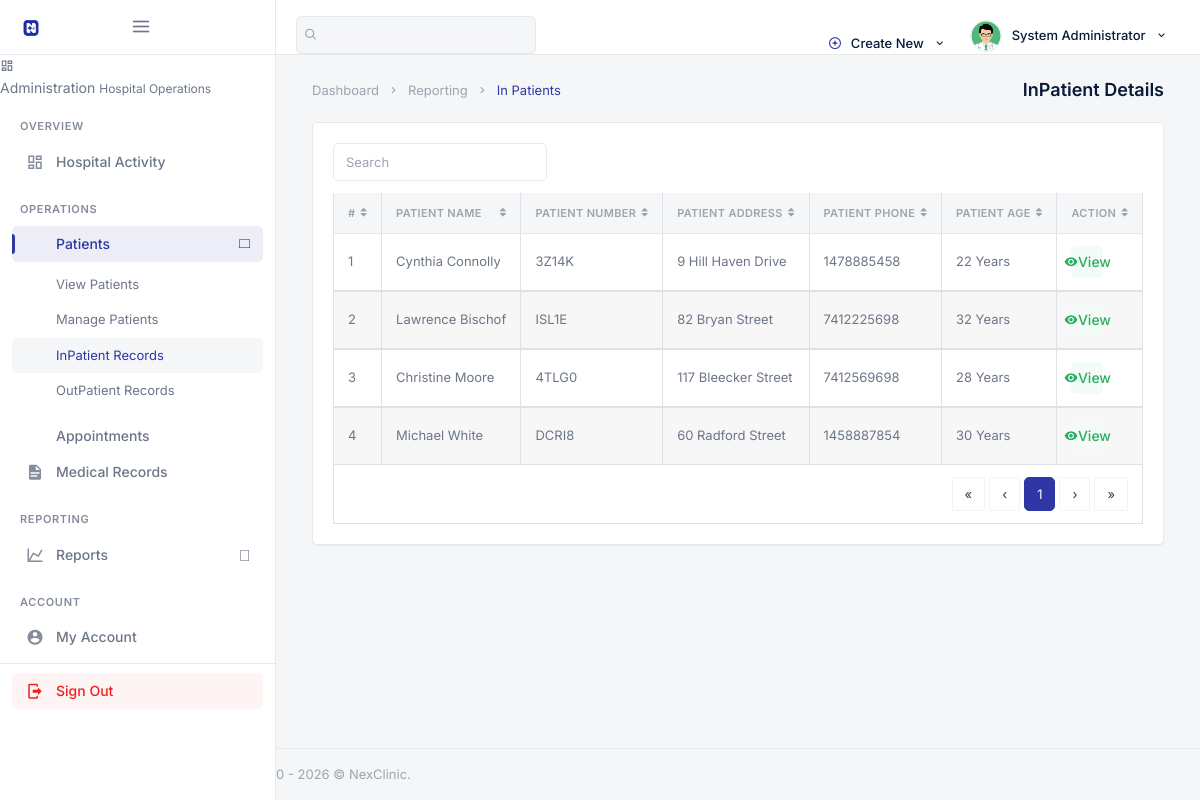
Screenshot of /backend/admin/clinical/his_admin_inpatient_records.php (signed in) with the database file from the repository.
### tables this page shows
CREATE TABLE `his_admin` (
  `ad_id` int(20) NOT NULL,
  `ad_fname` varchar(200) DEFAULT NULL,
  `ad_lname` varchar(200) DEFAULT NULL,
  `ad_email` varchar(200) DEFAULT NULL,
  `ad_pwd` varchar(200) DEFAULT NULL,
  `ad_dpic` varchar(200) DEFAULT NULL
);

CREATE TABLE `his_patients` (
  `pat_id` int(20) NOT NULL,
  `registered_by` int(20) DEFAULT NULL,
  `pat_fname` varchar(200) DEFAULT NULL,
  `pat_lname` varchar(200) DEFAULT NULL,
  `pat_sex` varchar(20) DEFAULT NULL,
  `pat_marital_status` varchar(40) DEFAULT NULL,
  `pat_religion` varchar(80) DEFAULT NULL,
  `pat_reg_hour` time DEFAULT NULL,
  `pat_dob` varchar(200) DEFAULT NULL,
  `pat_age` varchar(200) DEFAULT NULL,
  `pat_number` varchar(200) DEFAULT NULL,
  `efile_uuid` char(36) DEFAULT NULL,
  `pat_addr` varchar(200) DEFAULT NULL,
  `pat_village` varchar(200) DEFAULT NULL,
  `pat_division` varchar(200) DEFAULT NULL,
  `pat_subdivision` varchar(200) DEFAULT NULL,
  `pat_blood_group` varchar(10) DEFAULT NULL,
  `pat_phone` varchar(200) DEFAULT NULL,
  `pat_email` varchar(200) DEFAULT NULL,
  `pat_emergency_name` varchar(200) DEFAULT NULL,
  `pat_emergency_phone` varchar(40) DEFAULT NULL,
  `pat_type` varchar(200) DEFAULT NULL,
  `pat_date_joined` timestamp(6) NOT NULL DEFAULT CURRENT_TIMESTAMP(6) ON UPDATE CURRENT_TIMESTAMP(6),
  `pat_ailment` varchar(200) DEFAULT NULL,
  `pat_discharge_status` varchar(200) DEFAULT NULL
);

### backend/assets/inc/nex_paths.php (called while the page is built, shortened)
<?php
function nex_admin_base() {
    return isset($GLOBALS['nex_admin_base']) ? (string) $GLOBALS['nex_admin_base'] : '';
}
function nex_admin_url($path) {
    $path = ltrim((string) $path, '/');
    return nex_admin_base() . $path;
}

### backend/security.php (called while the page is built, shortened)
<?php
function escape_output($string) {
    return htmlspecialchars((string) $string, ENT_QUOTES, 'UTF-8');
}

### backend/admin/clinical/his_admin_inpatient_records.php (the view, shortened to what this page needs)
<?php
require __DIR__ . '/../_init.php';
?>
<!DOCTYPE html>
<html lang="en">
<?php include __DIR__ . '/../assets/inc/head.php';?>
    <body>
        <div id="wrapper">
                <?php include __DIR__ . '/../assets/inc/nav.php';?>
                <?php include __DIR__ . '/../assets/inc/sidebar.php';?>
            <div class="content-page">
                <div class="content">
                    <div class="container-fluid">
                        <div class="row">
                            <div class="col-12">
                                <div class="page-title-box">
                                    <div class="page-title-right">
                                        <ol class="breadcrumb m-0">
                                            <li class="breadcrumb-item"><a href="javascript: void(0);">Dashboard</a></li>
                                            <li class="breadcrumb-item"><a href="javascript: void(0);">Reporting</a></li>
                                            <li class="breadcrumb-item active">In Patients</li>
                                        </ol>
                                    </div>
                                    <h4 class="page-title">InPatient Details</h4>
                                </div>
                            </div>
                        </div>
                        <div class="row">
                            <div class="col-12">
                                <div class="card-box">
                                    <div class="mb-2">
                                        <div class="row">
                                            <div class="col-12 text-sm-center form-inline" >
                                                <div class="form-group">
                                                    <input id="demo-foo-search" type="text" placeholder="Search" class="form-control form-control-sm" autocomplete="on">
                                                </div>
                                            </div>
                                        </div>
                                    </div>
                                    <div class="table-responsive">
                                        <table id="demo-foo-filtering" class="table table-bordered toggle-circle mb-0" data-page-size="7">
                                            <thead>
                                            <tr>
                                                <th>#</th>
                                                <th data-toggle="true">Patient Name</th>
                                                <th data-hide="phone">Patient Number</th>
                                                <th data-hide="phone">Patient Address</th>
                                                <th data-hide="phone">Patient Phone</th>
                                                <th data-hide="phone">Patient Age</th>
                                                <th data-hide="phone">Action</th>
                                            </tr>
                                            </thead>
                                            <?php
                                                $ret="SELECT * FROM  his_patients WHERE pat_type = 'InPatient' ORDER BY RAND() ";
                                                $stmt= $mysqli->prepare($ret) ;
                                                $stmt->execute() ;
                                                $res=$stmt->get_result();
                                                $cnt=1;
                                                while($row=$res->fetch_object())
                                                {
                                            ?>
                                                <tbody>
                                                <tr>
                                                    <td><?php echo $cnt;?></td>
                                                    <td><?php echo escape_output($row->pat_fname);?> <?php echo escape_output($row->pat_lname);?></td>
                                                    <td><?php echo escape_output($row->pat_number);?></td>
                                                    <td><?php echo escape_output($row->pat_addr);?></td>
                                                    <td><?php echo escape_output($row->pat_phone);?></td>
                                                    <td><?php echo escape_output($row->pat_age);?> Years</td>
                                                    <td><a href="his_admin_view_single_patient.php?pat_id=<?php echo escape_output($row->pat_id);?>&&pat_number=<?php echo escape_output($row->pat_number);?>" class="badge badge-success"><i class="mdi mdi-eye"></i> View</a></td>
                                                </tr>
                                                </tbody>
                                            <?php  $cnt = $cnt +1 ; }?>
                                            <tfoot>
                                            <tr class="active">
                                                <td colspan="8">
                                                    <div class="text-right">
                                                        <ul class="pagination pagination-rounded justify-content-end footable-pagination m-t-10 mb-0"></ul>
                                                    </div>
                                                </td>
                                            </tr>
                                            </tfoot>
                                        </table>
                                    </div>
                                </div>
                            </div>
                        </div>
                    </div>
                </div>
                 <?php include __DIR__ . '/../assets/inc/footer.php';?>
            </div>
        </div>
    </body>
</html>

### backend/admin/assets/inc/nav.php (shortened to what this page needs)
<?php
    $aid=$_SESSION['ad_id'];
    $ret="select * from his_admin where ad_id=?";
    $stmt= $mysqli->prepare($ret);
    $stmt->bind_param('i',$aid);
    $stmt->execute();
    $res=$stmt->get_result();
    while($row=$res->fetch_object())
    {
?>
    <div class="navbar-custom">
        <ul class="list-unstyled topnav-menu topnav-menu-left m-0">
            <li class="d-none d-lg-block">
                <form class="app-search" autocomplete="off">
                    <div class="app-search-box">
                        <button class="btn" type="button"><i class="fe-search"></i></button>
                        <input type="text" class="form-control" placeholder="Search patients, employees, records…">
                    </div>
                </form>
            </li>
        </ul>
        <div class="logo-box bg-black">
            <a href="<?php echo escape_output(nex_admin_url('his_admin_dashboard.php')); ?>" class="logo text-center">
                <span class="logo-lg">
                    <img src="<?php echo escape_output(nex_admin_url('assets/images/logo-dark.png')); ?>" alt="NexClinic" height="22">
                    <span class="ml-1 text-white font-weight-bold" style="font-size:14px;letter-spacing:-0.02em;">NexClinic</span>
                </span>
            </a>
            <button class="button-menu-mobile">
                <i class="fe-menu"></i>
            </button>
        </div>
        <ul class="list-unstyled topnav-menu float-right mb-0">
            <li class="dropdown notification-list d-none d-lg-block">
                <a class="nav-link dropdown-toggle waves-effect waves-light" data-toggle="dropdown" href="#" role="button" aria-haspopup="false" aria-expanded="false">
                    <i class="fe-plus-circle mr-1" style="color: var(--hms-primary);"></i>
                    Create New
                    <i class="mdi mdi-chevron-down ml-1"></i>
                </a>
            </li>
            <li class="dropdown notification-list">
                <a class="nav-link dropdown-toggle nav-user mr-0 waves-effect waves-light" data-toggle="dropdown" href="#" role="button" aria-haspopup="false" aria-expanded="false">
                    <img src="<?php echo escape_output(nex_admin_url('assets/images/users/' . $row->ad_dpic)); ?>" alt="User" class="rounded-circle">
                    <span class="pro-user-name ml-1 d-none d-lg-inline">
                        <?php echo escape_output($row->ad_fname); ?> <?php echo escape_output($row->ad_lname); ?>
                        <i class="mdi mdi-chevron-down ml-1"></i>
                    </span>
                </a>
            </li>
        </ul>
    </div>
<?php }?>

### rows the page displays
his_admin: ad_dpic (picture), ad_fname "System", ad_lname "Administrator"
his_patients: pat_fname "Cynthia", pat_lname "Connolly", pat_number "3Z14K", pat_addr "9 Hill Haven Drive", pat_phone "1478885458", pat_age "22"
his_patients: pat_fname "Lawrence", pat_lname "Bischof", pat_number "ISL1E", pat_addr "82 Bryan Street", pat_phone "7412225698", pat_age "32"
his_patients: pat_fname "Christine", pat_lname "Moore", pat_number "4TLG0", pat_addr "117 Bleecker Street", pat_phone "7412569698", pat_age "28"
his_patients: pat_fname "Michael", pat_lname "White", pat_number "DCRI8", pat_addr "60 Radford Street", pat_phone "1458887854", pat_age "30"

### other values shown
escape_output($nex_ws_meta['label']) "Administration"
escape_output($nex_ws_meta['tagline']) "Hospital Operations"
escape_output($section['title']) "OVERVIEW"
escape_output($item['label']) "Hospital Activity"
escape_output($section['title']) "OPERATIONS"
escape_output($item['label']) "Patients"
escape_output($child['label']) "View Patients"
escape_output($child['label']) "Manage Patients"
escape_output($child['label']) "InPatient Records"
escape_output($child['label']) "OutPatient Records"
escape_output($item['label']) "Appointments"
escape_output($item['label']) "Medical Records"
escape_output($section['title']) "REPORTING"
escape_output($item['label']) "Reports"
escape_output($section['title']) "ACCOUNT"
